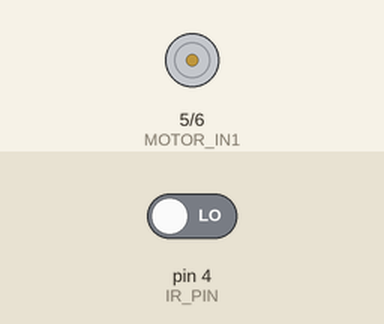
The sketch below on a simulated Arduino Uno, built with avr-gcc and run on an emulated ATmega328P. Parts: motor-driver pin pairs drawn as motors (green arrow = first pin HIGH = forward, orange = second pin HIGH = backward, longer = more drive, scaled by the enable pin). The test bench sets the inputs (shaded band); at power-on: pin 4 (IR_PIN) LOW.

Above: at 4.8 s.
4.9 s: pin 4 (IR_PIN) driven HIGH
At 7.8 s:
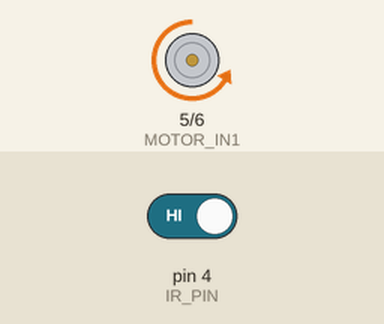
8.1 s: pin 4 (IR_PIN) driven LOW
At 11.0 s:
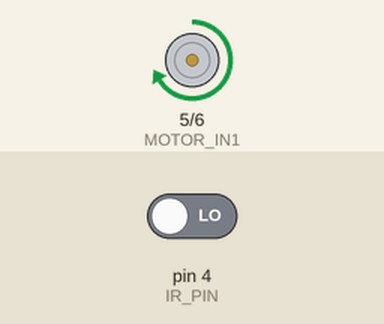
Timing chart, 0 to 15.0 s (numbered marks = the images above; inputs shaded):
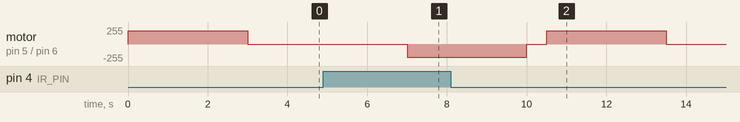

The sketch:

IR_and_H_BRIDGE_WORKING.ino
```cpp
const uint8_t IR_PIN = 4;
const uint8_t MOTOR_IN1 = 5;
const uint8_t MOTOR_IN2 = 6;
const uint8_t MOTOR_ENA = 9;

const int rollTime = 3000;
const int motorSpeed = 200;


bool bowlIsOut = false;

void rollBowlOut() {
  digitalWrite(MOTOR_IN1, HIGH);
  digitalWrite(MOTOR_IN2, LOW);
  analogWrite(MOTOR_ENA, motorSpeed);
  delay(rollTime);
  stopMotor();
  bowlIsOut = true;
}

void rollBowlIn() {
  digitalWrite(MOTOR_IN1, LOW);
  digitalWrite(MOTOR_IN2, HIGH);
  analogWrite(MOTOR_ENA, 150);
  delay(rollTime);
  stopMotor();
  bowlIsOut = false;
}

void stopMotor() {
  digitalWrite(MOTOR_IN1, LOW);
  digitalWrite(MOTOR_IN2, LOW);
  analogWrite(MOTOR_ENA, 0);
}

void setup() {
  Serial.begin(115200);
  pinMode(IR_PIN, INPUT);
  pinMode(MOTOR_IN1, OUTPUT);
  pinMode(MOTOR_IN2, OUTPUT);
  pinMode(MOTOR_ENA, OUTPUT);
  stopMotor();
}

void loop() {
  bool irDetected = (digitalRead(IR_PIN) == LOW);
  if (irDetected && !bowlIsOut) {
    rollBowlOut();
  }
  if (!irDetected && bowlIsOut) {
    delay(2000);
    rollBowlIn();
  }
  delay(500);
}
```

Measured:
- after the input at 4.9 s, motor on pin 5 (MOTOR_IN1) / pin 6 (MOTOR_IN2): stopped → backward 200/255 after 2.1 s
